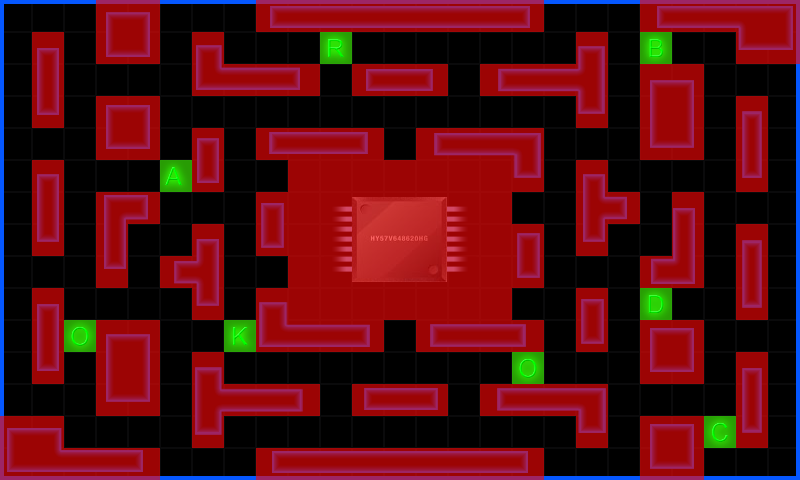

This game map was drawn from its Tiled (.tmx) file and the tilesets committed beside it. A one-line description and the trimmed map source follow:
An orthogonal 25x15 tile map with 32x32 px tiles, 3 tile layers (Background, Meta, PwdChunks_Foreground), 3 tilesets and 9 objects (Blu, Red, Yellow, Orange, Player, ...).

<map version="1.0" orientation="orthogonal" width="25" height="15" tilewidth="32" tileheight="32">
 <tileset firstgid="1" name="MapLightBlue" tilewidth="800" tileheight="480">
  <image source="MapLightBlue.png" width="800" height="480" />
 </tileset>
 <tileset firstgid="2" name="meta_32" tilewidth="32" tileheight="32">
  <image source="Meta_3_32.png" width="96" height="32" />
  <tile id="0">
   <properties>
    <property name="Collectable" value="True" />
    <property name="Type" value="Chunk" />
   </properties>
  </tile>
  <tile id="1">
   <properties>
    <property name="Collidable" value="true" />
   </properties>
  </tile>
 </tileset>
 <tileset firstgid="5" name="backdoor_word" tilewidth="32" tileheight="32">
  <image source="BackDoor_word_low.png" width="256" height="32" />
 </tileset>
 <layer name="Background" width="25" height="15">
  <data>[375 cells, 1 non-empty, 1 distinct tile ids]</data>
 </layer>
 <layer name="Meta" width="25" height="15">
  <data>[375 cells, 191 non-empty, 2 distinct tile ids]</data>
 </layer>
 <layer name="PwdChunks_Foreground" width="25" height="15">
  <data>[375 cells, 8 non-empty, 7 distinct tile ids]</data>
 </layer>
 <objectgroup name="SpawnEntity" width="25" height="15">
  <object name="Blu" x="264" y="172" width="15" height="11" />
  <object name="Red" x="394" y="136" width="13" height="14" />
  <object name="Yellow" x="519" y="201" width="14" height="15" />
  <object name="Orange" x="265" y="266" width="15" height="13" />
  <object name="Player" x="394" y="429" width="12" height="11" />
 </objectgroup>
 <objectgroup name="Nuke_Positions" width="25" height="15">
  <object name="Pos4" x="72" y="137" width="16" height="16" />
  <object x="711" y="297" width="17" height="17" />
  <object x="393" y="42" width="16" height="13" />
  <object x="168" y="423" width="16" height="18" />
 </objectgroup>
</map>